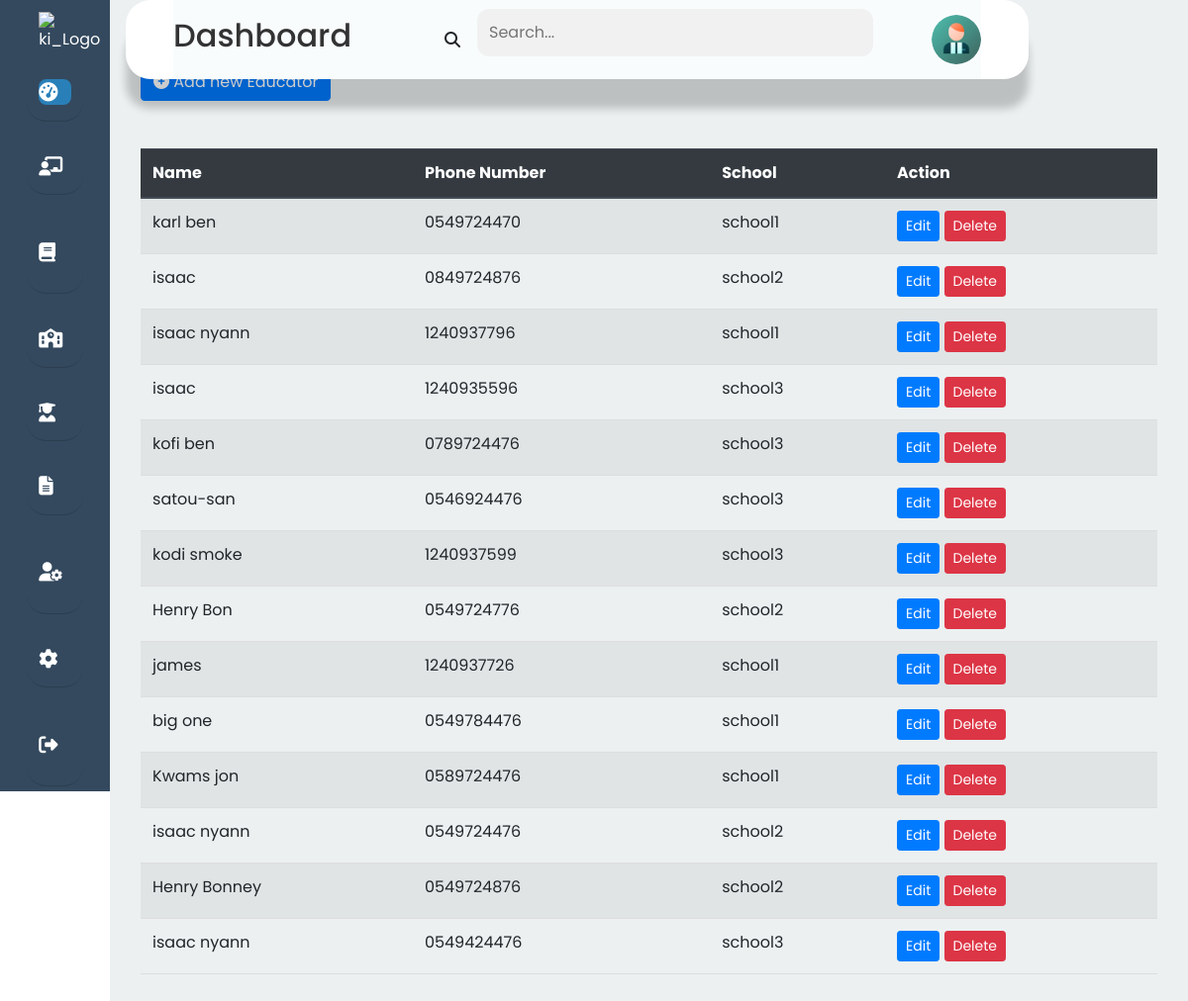
Screenshot of /admin/educators.php with the database file from the repository.
### tables this page shows
CREATE TABLE `educators` (
  `name` varchar(255) NOT NULL,
  `gender` varchar(10) NOT NULL,
  `phone_number` varchar(20) NOT NULL,
  `emergency_contact` varchar(20) NOT NULL,
  `email` varchar(255) NOT NULL,
  `dob` date NOT NULL,
  `location` varchar(255) NOT NULL,
  `school` varchar(255) NOT NULL
);

### admin/educators.php (the view, shortened to what this page needs)
<?php
include('includes/dbconnection.php');
$sql = "SELECT * FROM educators";
$query = $dbh->prepare($sql);
$query->execute();
$educators = $query->fetchAll(PDO::FETCH_OBJ);
?>
<!DOCTYPE html>
<html lang="en">
<head>
    <link rel="stylesheet" href="assets/css/educators.css">
    <link rel="stylesheet" href="assets/css/adminDashboard.css">
    <link rel="stylesheet" href="https://cdnjs.cloudflare.com/ajax/libs/font-awesome/6.4.0/css/all.min.css">
    <link rel="stylesheet" href="https://maxcdn.bootstrapcdn.com/bootstrap/4.5.2/css/bootstrap.min.css">
</head>
<body>
    <?php include_once('includes/side_bar.php'); ?>
    <div class="main-content">
        <?php include_once('includes/header.php'); ?>
        <div class="container mt-5">
            <ul class="list-inline">
                <li class="list-inline-item">
                    <a href="#" id="addEducatorButton" class="btn btn-primary">
                        <i class="fas fa-plus-circle"></i>
                        <span>Add new Educator</span>
                    </a>
                </li>
            </ul>
            <table class="table table-striped mt-5">
                <thead class="thead-dark">
                    <tr>
                        <th>Name</th>
                        <th>Phone Number</th>
                        <th>School</th>
                        <th>Action</th>
                    </tr>
                </thead>
                <tbody>
                <?php foreach ($educators as $educator): ?>
<tr>
    <td><?php echo htmlspecialchars($educator->name); ?></td>
    <td><?php echo htmlspecialchars($educator->phone_number); ?></td>
    <td><?php echo htmlspecialchars($educator->school); ?></td>
    <td>
        <button class="btn btn-primary btn-sm" onclick="document.getElementById('editForm<?php echo $educator->id; ?>').submit();">Edit</button>
        <button class="btn btn-danger btn-sm" onclick="if(confirm('Are you sure you want to delete this educator?')) document.getElementById('deleteForm<?php echo $educator->id; ?>').submit();">Delete</button>
    </td>
</tr>
<?php endforeach; ?>
                </tbody>
            </table>
        </div>
    </div>
</body>
</html>

### admin/includes/side_bar.php (shortened to what this page needs)
<div class="sidebar">
    <img src="https://i.ibb.co/JdQWY17/ki-logo.png" alt="ki_Logo" class="logo">
    <ul class="menu-item ">
        <li class="active">
            <a href="adminDashboard.php">
                <i class="fas fa-tachometer-alt"></i>
            </a>
        </li>
    </ul>
    <ul class="menu-item ">
        <li>
            <a href="educators.php">
                <i class="fas fa-chalkboard-teacher"></i>
            </a>
        </li>
    </ul>
     <ul class="menu-item ">
        <li>
            <a href="sel.php">
                <i class="fas fa-book"></i>
            </a>
        </li>
    </ul>
     <ul class="menu-item ">
        <li>
            <a href="school.php">
                <i class="fas fa-school"></i>
            </a>
        </li>
    </ul>
     <ul class="menu-item ">
        <li>
            <a href="student.php">
                <i class="fas fa-user-graduate"></i>
            </a>
        </li>
    </ul>
     <ul class="menu-item ">
        <li>
            <a href="report.php">
                <i class="fas fa-file-alt"></i>
            </a>
        </li>
    </ul>
     <ul class="menu-item ">
        <li>
            <a href="manageuser.php">
                <i class="fas fa-user-cog"></i>
            </a>
        </li>
    </ul>
     <ul class="menu-item ">
        <li>
            <a href="settings.php">
                <i class="fas fa-cog"></i>
            </a>
        </li>
    </ul>
     <ul class="menu-item">
    <li>
        <a href="index.php">
            <i class="fas fa-sign-out-alt"></i>
        </a>
    </li>
</ul>
</div>

### admin/includes/header.php (shortened to what this page needs)
<div class="header">
        <div class="nav">
            <h2>Dashboard</h2>
            <div class="search">
                <i class="fa-solid fa-search"></i>
                    <input type="text" placeholder="Search...">
            </div>
            <img src="/images/user.png" alt=""/>
</div>
        </div>

### admin/assets/css/educators.css (style rules this page uses)
* { margin: 0; padding: 0; border: none; outline: none; box-sizing: border-box; font-family: 'Poppins', sans-serif; }
body { display: flex; }
.sidebar { background-color: #34495e; color: white; height: 100vh; width: 117px; position: sticky; top: 0; left: 0; bottom: 0; overflow: hidden; padding: 0 1.7rem; transition: all 0.3s linear; background: 113, 99, 186. 255; z-index: 2; }
.logo { position: sticky; height: 80px; padding: 12px; }
.menu-item { border-radius: 20px; padding: 15px 12px; border-bottom: 1px solid #2c3e50; cursor: pointer; text-decoration: none; color: white; display: block; position: relative; list-style: none; }
.menu-item li { padding: 0; margin: 1px 0; border-radius: 8px; transition: all 0.5s ease-in-out; }
.menu-item:hover, .active { background-color: #2980b9; border-radius: 10px; }
.menu-item a { font-size: 17px; align-items: center; text-decoration: none; color: white; display: flex; gap: 1.5rem; }
.menu-item a i { font-size: 1.2rem; }
.main-content { width: calc(100% - 117px); padding: 1rem; background: #ecf0f1; position: relative; }
.main-content .header { position: fixed; top: 0; right: 5; width: 76vw; height: 10vh; background: rgb(255, 255, 255); display: flex; align-items: normal; justify-content: normal; box-shadow: 0 30px 8px 0 rgba(0, 0, 0, 0.2); z-index: 1; border-radius: 25px; }
.main-content .header .nav { width: 100%; display: flex; align-items: center; background: rgba(30, 120, 155, 0.022); }
.main-content .header .nav img { width: 50px; height: 50px; cursor: pointer; border-radius: 50%; }
h2 { text-align: center; margin-bottom: 40px; color: #333; }
input[type="text"]::placeholder, input[type="email"]::placeholder, input[type="date"]::placeholder, input[type="tel"]::placeholder { font-weight: normal; }
input[type="text"], input[type="email"], input[type="date"], input[type="tel"], select { width: 100%; padding: 12px; margin-bottom: 15px; border: 1px solid #ccc; border-radius: 5px; }
table { width: 100%; border-collapse: collapse; margin-top: 20px; }
th, td { padding: 12px; text-align: left; border-bottom: 1px solid #ddd; }
th { background-color: #f2f2f2; }

### admin/assets/css/adminDashboard.css (style rules this page uses)
* { margin: 0; padding: 0; border: none; outline: none; box-sizing: border-box; font-family: "Poppins", sans-serif; }
body { display: flex; }
.sidebar { background-color: #34495e; color: white; height: 100vh; width: 117px; position: sticky; top: 0; left: 0; bottom: 0; overflow: hidden; padding: 0 1.7rem; transition: all 0.2s linear; background: 113, 99, 186 255; }
.logo { position: sticky; height: 80px; padding: 12px; }
.menu-item { border-radius: 20px; padding: 15px 12px; border-bottom: 1px solid #2c3e50; cursor: pointer; text-decoration: none; color: white; display: block; position: relative; list-style: none; }
.menu-item li { padding: 0; margin: 1px 0; border-radius: 8px; transition: all 0.5s ease-in-out; }
.menu-item :hover, .active { background-color: #2980b9; border-radius: 10px; }
.menu-item a { font-size: 17px; align-items: center; text-decoration: none; color: white; display: flex; gap: 1.5rem; }
.menu-item a i { font-size: 1.2rem; }
.main-content { width: 100%; padding: 1rem; background: #ecf0f1; position: relative; }
.main-content .header { position: fixed; top: 0; right: 5; width: 76vw; height: 10vh; background: white; display: flex; align-items: normal; justify-content: normal; box-shadow: 0 30px 8px 0 rgba(0, 0, 0, 0.2); z-index: 1; border-radius: 25px; padding-left: 3rem; padding-right: 3rem; }
.main-content .header .nav { width: 100%; display: flex; align-items: center; background: rgba(30, 120, 155, 0.022); }
.main-content .header .nav .search { flex: 3; display: flex; justify-content: center; align-items: center; align-content: center; padding-left: 20px; }
.main-content .header .nav .search i { padding: 15px; margin-right: 2px; }
.main-content .header .nav .search input[type="text"] { border: none; background: #f1f1f1; padding: 12px; width: 400px; border-radius: 12px; position: sticky; }
.main-content .header .nav img { width: 50px; height: 50px; cursor: pointer; border-radius: 50%; }

### rows the page displays
educators: name "karl ben", phone_number "0549724470", school "school1"
educators: name "isaac", phone_number "0849724876", school "school2"
educators: name "isaac nyann", phone_number "1240937796", school "school1"
educators: name "isaac", phone_number "1240935596", school "school3"
educators: name "kofi ben", phone_number "0789724476", school "school3"
educators: name "satou-san", phone_number "0546924476", school "school3"
educators: name "kodi smoke", phone_number "1240937599", school "school3"
educators: name "Henry Bon", phone_number "0549724776", school "school2"
educators: name "james", phone_number "1240937726", school "school1"
educators: name "big one", phone_number "0549784476", school "school1"
educators: name "Kwams jon", phone_number "0589724476", school "school1"
educators: name "isaac nyann", phone_number "0549724476", school "school2"
educators: name "Henry Bonney", phone_number "0549724876", school "school2"
educators: name "isaac nyann", phone_number "0549424476", school "school3"
